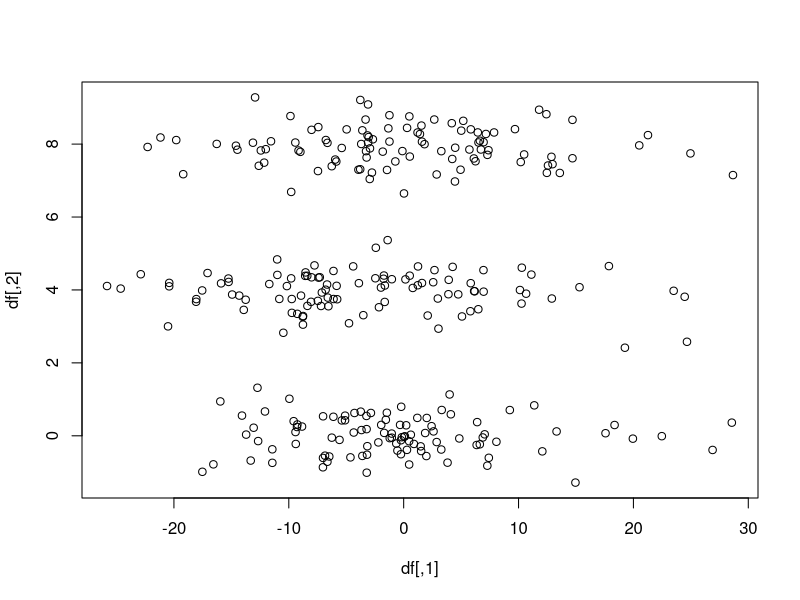
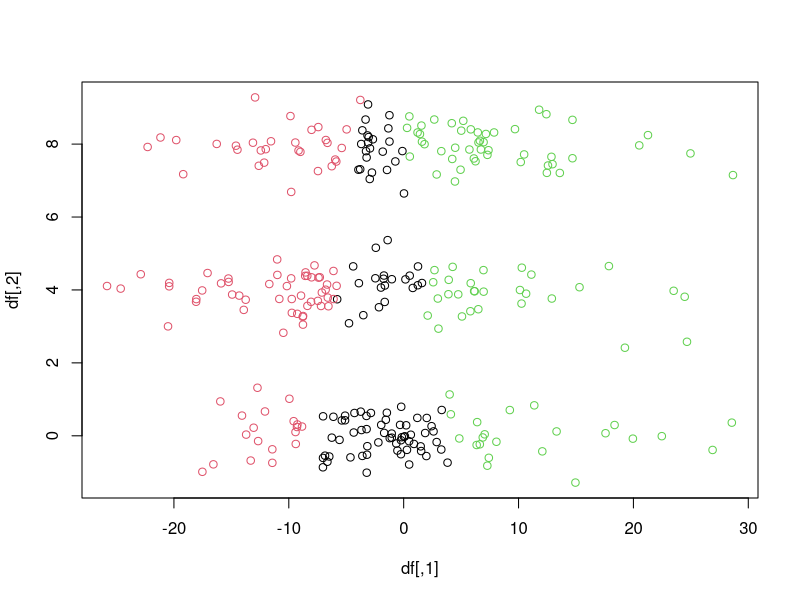
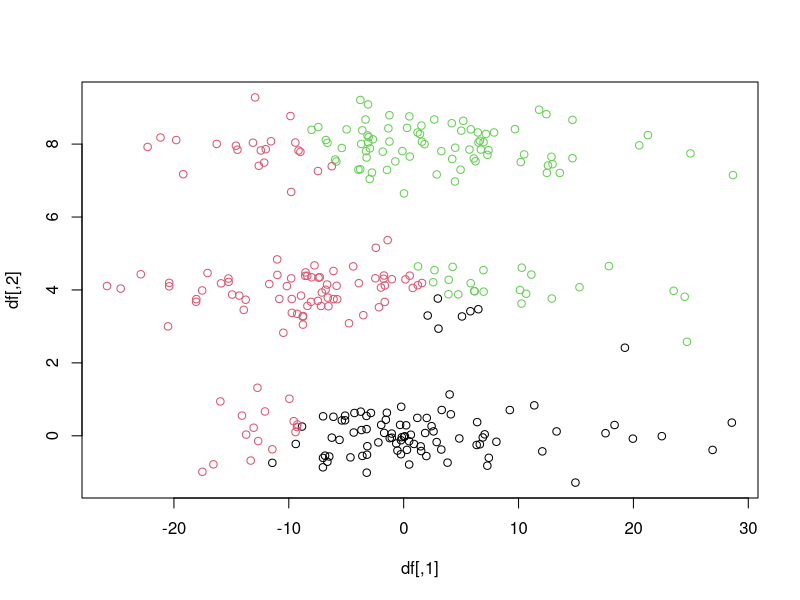
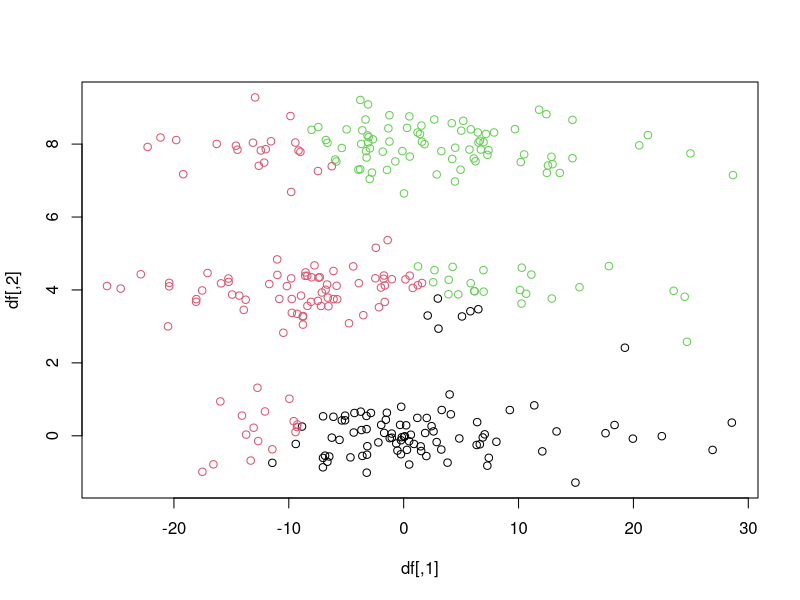
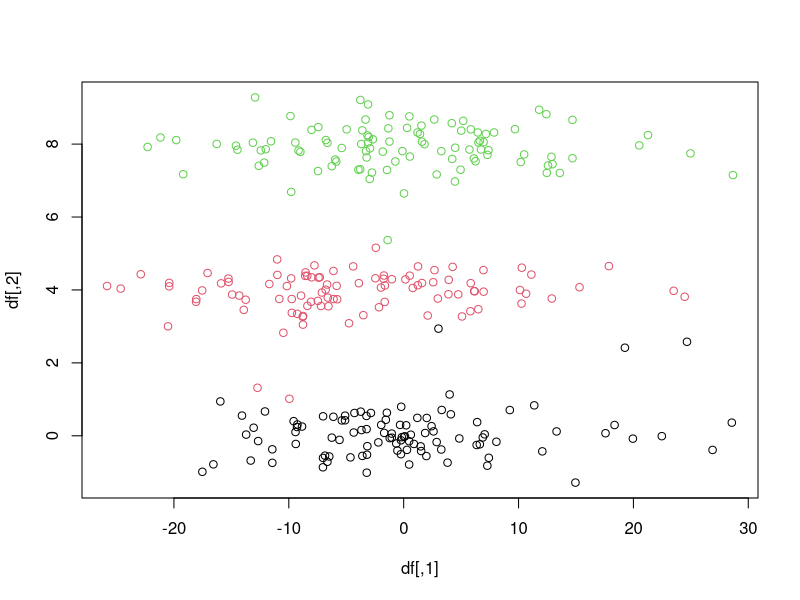

R code for these plots, in order:
library(cluster)

cl1 <- cbind(matrix(rnorm(100, mean = 0, sd = 10), ncol = 1),
             matrix(rnorm(100, mean = 0, sd = 0.5), ncol = 1))
cl2 <- cbind(matrix(rnorm(100, mean = 0, sd = 10), ncol = 1),
             matrix(rnorm(100, mean = 4, sd = 0.5), ncol = 1))
cl3 <- cbind(matrix(rnorm(100, mean = 0, sd = 10), ncol = 1),
             matrix(rnorm(100, mean = 8, sd = 0.5), ncol = 1))
df <- rbind(cl1, cl2, cl3)
plot(df)


clusters1 <- clara(df, 
                   k = 3,
                   metric = "euclidean",
                   stand = F)
plot(df, col = clusters1$cluste)

clusters2 <- clara(df, 
                   k = 3,
                   metric = "euclidean",
                   stand = T)
plot(df, col = clusters2$cluste)



clusters3 <- clara(df, 
                   k = 3,
                   metric = "euclidean",
                   stand = T)
plot(df, col = clusters3$cluste)

clusters4 <- clara(df, 
                   k = 3,
                   metric = "manhattan",
                   stand = T)
plot(df, col = clusters4$cluste)
